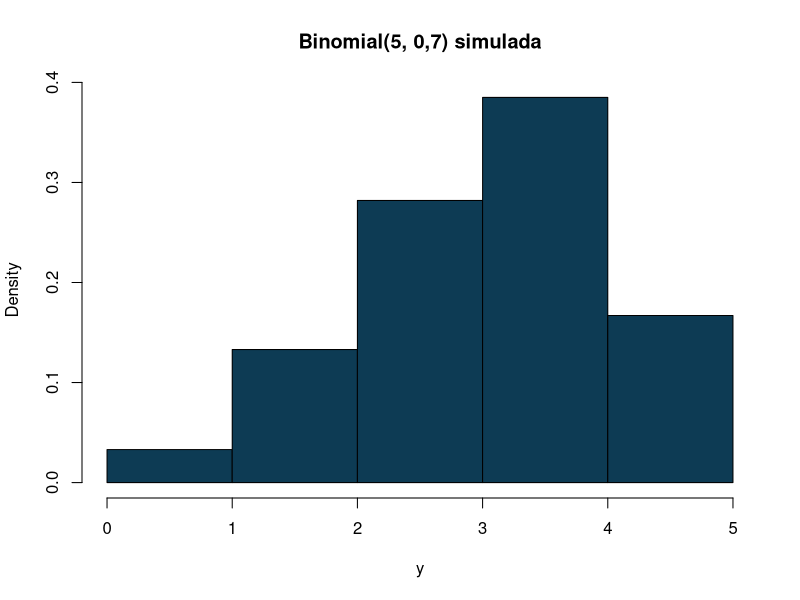
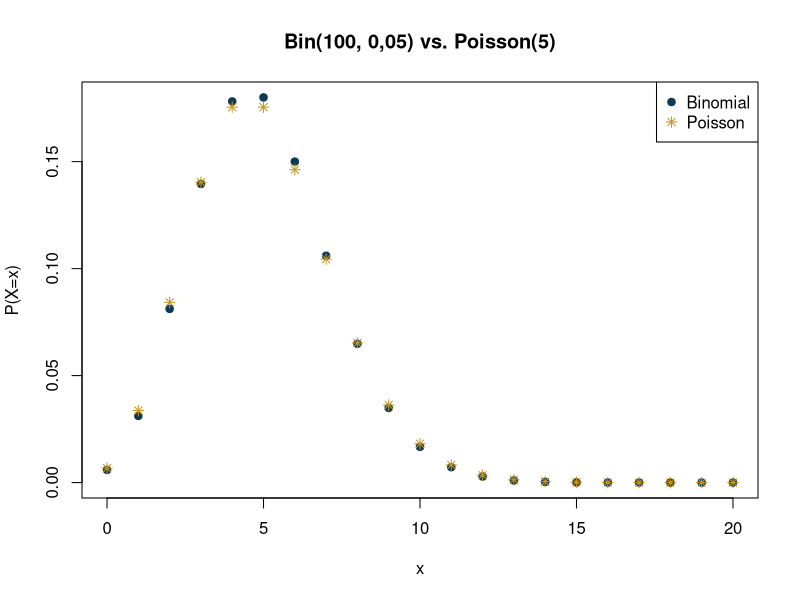
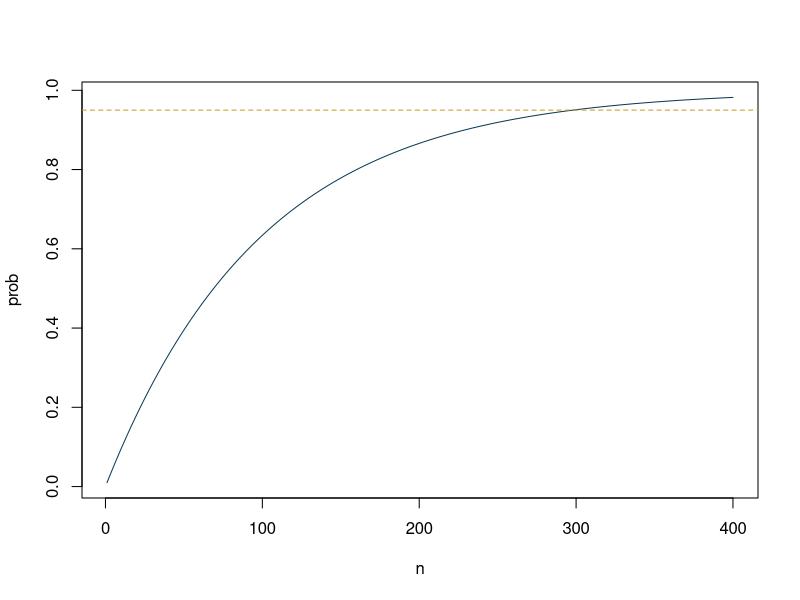

R code for these plots, in order:
## ---- chunk 1
knitr::opts_chunk$set(echo = TRUE, warning = FALSE, message = FALSE, fig.retina = 2, fig.height=4)
## ---- chunk 2
set.seed(42)
p <- 0.3
x <- sample(c(0,1), size = 100, prob = c(1-p, p), replace = TRUE)
table(x)
## ---- chunk 3
c(media_simulada = mean(x), media_teorica = p)
c(var_simulada = var(x), var_teorica = p*(1-p))
## ---- chunk 4
n <- 5; p <- 0.7
dbinom(2, n, p)                          # P(X=2)
choose(n,2) * p^2 * (1-p)^(n-2)           # conferindo com a fórmula
sum(dbinom(0:n, n, p))                    # soma das probabilidades = 1
## ---- chunk 5
pbinom(2, n, p)     # P(X <= 2)
## ---- chunk 6
set.seed(1)
y <- rbinom(1000, size = n, prob = p)
rbind(simulado = table(y)/1000, teorico = round(dbinom(0:n, n, p), 3))
## ---- chunk 7
c(media_simulada = mean(y), media_teorica = n*p)
c(var_simulada = var(y), var_teorica = n*p*(1-p))
## ---- chunk 8
hist(y, prob = TRUE, breaks = n+1, col = "#0d3b54", main = "Binomial(5, 0,7) simulada")
## ---- chunk 9
lambda <- 5
dpois(4, lambda)
exp(-lambda)*lambda^4/factorial(4)   # conferindo com a fórmula
## ---- chunk 10
set.seed(2)
z <- rpois(1000, lambda)
c(media_simulada = mean(z), media_teorica = lambda)
c(var_simulada = var(z), var_teorica = lambda)
## ---- chunk 11
n <- 100; p <- 0.05; lambda <- n*p
x <- 0:20
plot(x, dbinom(x, n, p), pch = 19, col = "#0d3b54",
     ylab = "P(X=x)", main = "Bin(100, 0,05) vs. Poisson(5)")
points(x, dpois(x, lambda), pch = 8, col = "#c9971e")
legend("topright", legend = c("Binomial", "Poisson"), col = c("#0d3b54","#c9971e"), pch = c(19,8))
## ---- chunk 12
n <- 1:400
prob <- 1 - dbinom(0, n, 0.01)
plot(n, prob, type = "l", col = "#0d3b54")
abline(h = 0.95, col = "#c9971e", lty = 2)
